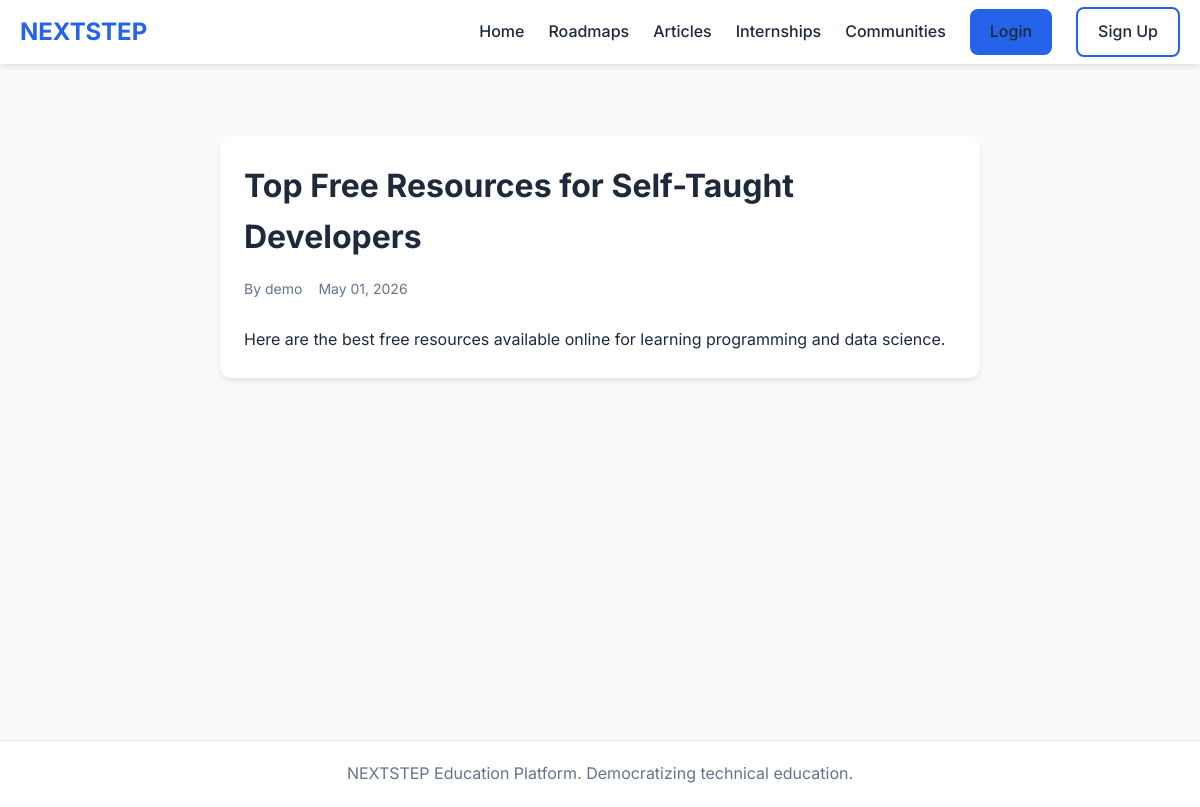
Page /articles/2/ on the committed database.
### articles/models.py (models this page shows, shortened)
class Article(models.Model):
    title = models.CharField(max_length=200)
    content = models.TextField()
    author = models.ForeignKey(User, on_delete=models.CASCADE, related_name='articles')
    created_at = models.DateTimeField(auto_now_add=True)
    updated_at = models.DateTimeField(auto_now=True)
    is_published = models.BooleanField(default=True)
    class Meta:
        ordering = ['-created_at']

### articles/views.py (the view)
# urls.py: path('<int:pk>/', views.article_detail, name='article_detail'),
def article_detail(request, pk):
    article = get_object_or_404(Article, pk=pk, is_published=True)
    return render(request, 'articles/detail.html', {'article': article})

### templates/articles/detail.html (shortened to what this page needs)
{% extends 'base.html' %}
{% block content %}
<div class="container" style="max-width: 800px; margin-top: 32px;">
    <div class="card">
        <h1 style="margin-bottom: 16px;">{{ article.title }}</h1>
        <div style="display: flex; gap: 16px; color: var(--text-light); font-size: 0.875rem; margin-bottom: 24px;">
            <span>By {{ article.author.username }}</span>
            <span>{{ article.created_at|date:"F d, Y" }}</span>
        </div>
        <div style="line-height: 1.8;">
            {{ article.content|linebreaks }}
        </div>
    </div>
</div>
{% endblock %}

### static/css/style.css (style rules this page uses)
:root { --primary: #2563eb; --primary-dark: #1d4ed8; --secondary: #10b981; --danger: #ef4444; --warning: #f59e0b; --bg: #f8fafc; --card-bg: #ffffff; --text: #1e293b; --text-light: #64748b; --border: #e2e8f0; --shadow: 0 4px 6px -1px rgba(0, 0, 0, 0.1); --radius: 12px; }
* { margin: 0; padding: 0; box-sizing: border-box; }
body { font-family: 'Inter', sans-serif; background-color: var(--bg); color: var(--text); line-height: 1.6; }
.container { max-width: 1200px; margin: 0 auto; padding: 0 20px; }
.card { background: var(--card-bg); border-radius: var(--radius); box-shadow: var(--shadow); padding: 24px; margin-bottom: 20px; }

### rows in the picture
Article: title "Top Free Resources for Self-Taught Developers", author.username "demo", created_at "May 01, 2026", content "Here are the best free resources available online for learning programming and data science."
